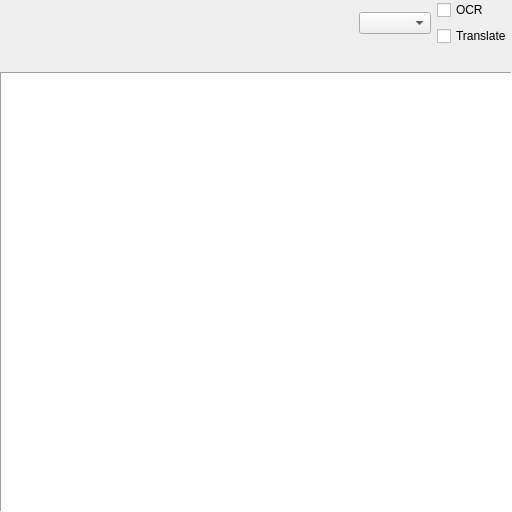
<?xml version="1.0" encoding="UTF-8"?>
<ui version="4.0">
 <class>MainWindow</class>
 <widget class="QMainWindow" name="MainWindow">
  <property name="geometry">
   <rect>
    <x>0</x>
    <y>0</y>
    <width>512</width>
    <height>512</height>
   </rect>
  </property>
  <property name="minimumSize">
   <size>
    <width>512</width>
    <height>512</height>
   </size>
  </property>
  <property name="windowTitle">
   <string>WindowTranslator</string>
  </property>
  <widget class="QWidget" name="centralWidget">
   <layout class="QGridLayout" name="gridLayout">
    <property name="leftMargin">
     <number>0</number>
    </property>
    <property name="topMargin">
     <number>0</number>
    </property>
    <property name="rightMargin">
     <number>0</number>
    </property>
    <property name="bottomMargin">
     <number>0</number>
    </property>
    <item row="0" column="0">
     <layout class="QVBoxLayout" name="mainVLayout">
      <item>
       <layout class="QHBoxLayout" name="toolHLayout">
        <property name="leftMargin">
         <number>0</number>
        </property>
        <property name="topMargin">
         <number>0</number>
        </property>
        <item>
         <widget class="QLabel" name="pointLabel">
          <property name="enabled">
           <bool>false</bool>
          </property>
          <property name="font">
           <font>
            <pointsize>20</pointsize>
           </font>
          </property>
          <property name="frameShape">
           <enum>QFrame::NoFrame</enum>
          </property>
          <property name="text">
           <string>&lt;img src=&quot;:/cursor/cross&quot;/&gt;</string>
          </property>
          <property name="alignment">
           <set>Qt::AlignCenter</set>
          </property>
         </widget>
        </item>
        <item>
         <widget class="QLabel" name="refreshLabel">
          <property name="enabled">
           <bool>false</bool>
          </property>
          <property name="font">
           <font>
            <pointsize>20</pointsize>
           </font>
          </property>
          <property name="frameShape">
           <enum>QFrame::NoFrame</enum>
          </property>
          <property name="text">
           <string>&lt;img src=&quot;:/icon/refresh&quot;/&gt;</string>
          </property>
          <property name="alignment">
           <set>Qt::AlignCenter</set>
          </property>
         </widget>
        </item>
        <item>
         <spacer name="horizontalSpacer">
          <property name="orientation">
           <enum>Qt::Horizontal</enum>
          </property>
          <property name="sizeHint" stdset="0">
           <size>
            <width>40</width>
            <height>20</height>
           </size>
          </property>
         </spacer>
        </item>
        <item>
         <widget class="QComboBox" name="languageComboBox"/>
        </item>
        <item>
         <layout class="QVBoxLayout" name="functionVLayout">
          <item>
           <widget class="QCheckBox" name="ocrCheckBox">
            <property name="text">
             <string>OCR</string>
            </property>
           </widget>
          </item>
          <item>
           <widget class="QCheckBox" name="translateCheckBox">
            <property name="text">
             <string>Translate</string>
            </property>
           </widget>
          </item>
         </layout>
        </item>
       </layout>
      </item>
      <item>
       <layout class="QHBoxLayout" name="hintHLayout" stretch="1,1">
        <property name="topMargin">
         <number>0</number>
        </property>
        <item>
         <widget class="QLabel" name="titleLabel">
          <property name="text">
           <string/>
          </property>
          <property name="alignment">
           <set>Qt::AlignCenter</set>
          </property>
         </widget>
        </item>
        <item>
         <widget class="QLabel" name="translateLabel">
          <property name="text">
           <string/>
          </property>
          <property name="alignment">
           <set>Qt::AlignCenter</set>
          </property>
         </widget>
        </item>
       </layout>
      </item>
      <item>
       <widget class="PhotoView" name="shotView">
        <property name="frameShape">
         <enum>QFrame::Panel</enum>
        </property>
       </widget>
      </item>
     </layout>
    </item>
   </layout>
  </widget>
 </widget>
 <layoutdefault spacing="6" margin="11"/>
 <customwidgets>
  <customwidget>
   <class>PhotoView</class>
   <extends>QGraphicsView</extends>
   <header>photoview.h</header>
  </customwidget>
 </customwidgets>
 <resources/>
 <connections/>
</ui>
